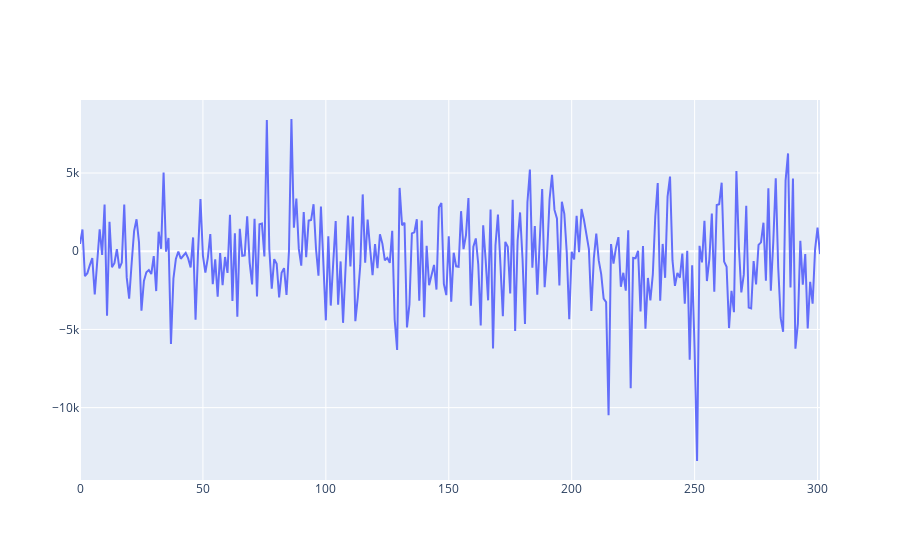

The code cell stored with this chart in its notebook:
### Code cell
f = go.Figure(data =[go.Scatter(y=np.array(stats["bought"])-np.array(stats["sold"]),mode="lines",name="bought")
                    ])
f.show()

### Figure 1 — Plotly figure (JSON) as saved in the notebook; plotly's stock layout.template omitted (floating-point values rounded to 4 significant figures; data arrays with more than 128 entries replaced by an {"elided": "..."} marker saying what was removed)
{"data": [{"mode": "lines", "name": "bought", "type": "scatter", "y": {"elided": "302 float values"}}], "layout": {}}
